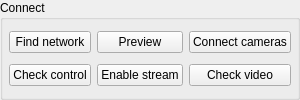
<?xml version='1.0' encoding='utf-8'?>
<ui version="4.0">
 <class>cameraConnect</class>
 <widget class="QGroupBox" name="cameraConnect">
  <property name="title">
   <string>Connect</string>
  </property>
  <layout class="QGridLayout" name="cameraConnectLayout">
   <item row="0" column="0">
    <widget class="QPushButton" name="operation0">
     <property name="text">
      <string>Find network</string>
     </property>
    </widget>
   </item>
   <item row="0" column="1">
    <widget class="QPushButton" name="operation1">
     <property name="text">
      <string>Preview</string>
     </property>
    </widget>
   </item>
   <item row="0" column="2">
    <widget class="QPushButton" name="operation2">
     <property name="text">
      <string>Connect cameras</string>
     </property>
    </widget>
   </item>
   <item row="1" column="0">
    <widget class="QPushButton" name="operation3">
     <property name="text">
      <string>Check control</string>
     </property>
    </widget>
   </item>
   <item row="1" column="1">
    <widget class="QPushButton" name="operation4">
     <property name="text">
      <string>Enable stream</string>
     </property>
    </widget>
   </item>
   <item row="1" column="2">
    <widget class="QPushButton" name="operation5">
     <property name="text">
      <string>Check video</string>
     </property>
    </widget>
   </item>
   <property name="leftMargin">
    <number>6</number>
   </property>
   <property name="topMargin">
    <number>6</number>
   </property>
   <property name="rightMargin">
    <number>6</number>
   </property>
   <property name="bottomMargin">
    <number>6</number>
   </property>
  </layout>
 </widget>
 <resources />
 <connections />
</ui>
